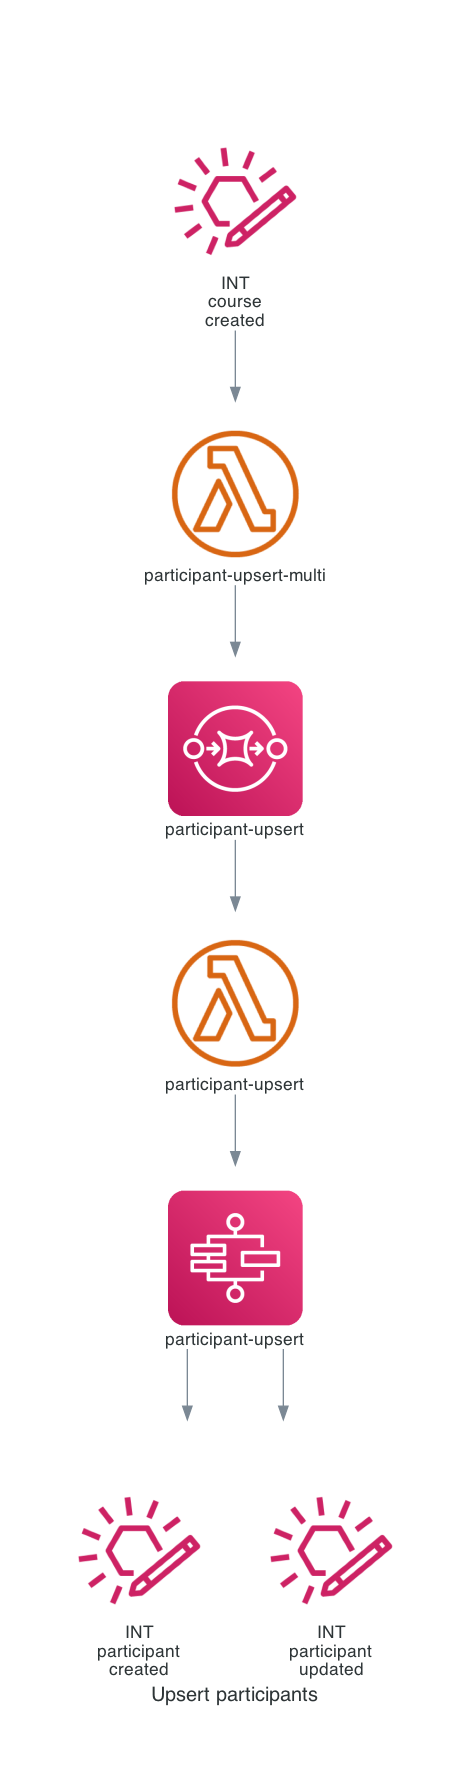

Python code for this plot:
from diagrams import Diagram
from diagrams.aws.compute import LambdaFunction
from diagrams.aws.integration import EventbridgeCustomEventBusResource, SimpleQueueServiceSqs, StepFunctions

graph_attr = {
    "pad": "0.75",
}

with Diagram("Upsert participants", show=False, filename="participants-upsert", direction="TB", graph_attr=graph_attr):
  int_event_bus_course_created = EventbridgeCustomEventBusResource("INT\ncourse\ncreated")
  int_event_bus_participant_created = EventbridgeCustomEventBusResource("INT\nparticipant\ncreated")
  int_event_bus_participant_updated = EventbridgeCustomEventBusResource("INT\nparticipant\nupdated")
  sqs_participant_upsert = SimpleQueueServiceSqs("participant-upsert")
  lambda_participant_upsert = LambdaFunction("participant-upsert")
  lambda_participant_upsert_multi = LambdaFunction("participant-upsert-multi")
  sfn_participant_upsert = StepFunctions("participant-upsert")

  int_event_bus_course_created >> lambda_participant_upsert_multi
  lambda_participant_upsert_multi >> sqs_participant_upsert
  sqs_participant_upsert >> lambda_participant_upsert
  lambda_participant_upsert >> sfn_participant_upsert
  sfn_participant_upsert >> int_event_bus_participant_created
  sfn_participant_upsert >> int_event_bus_participant_updated
